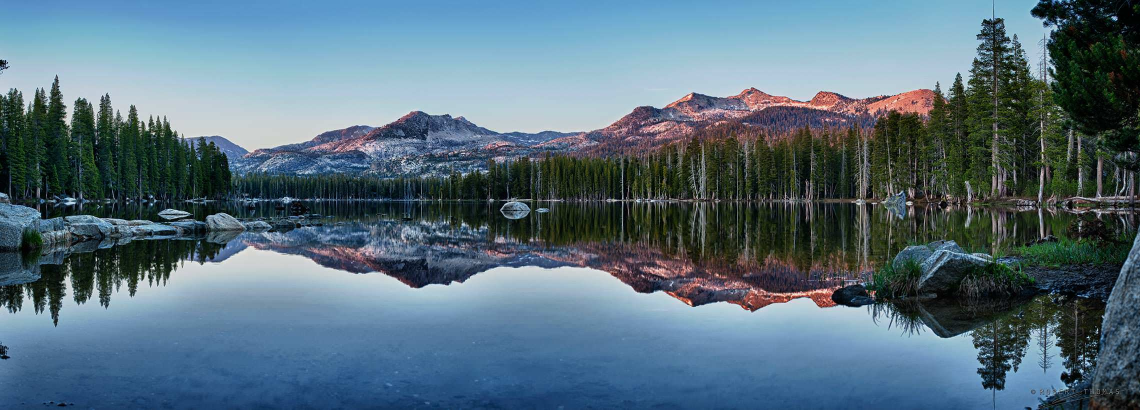
#> input picture Dataset/sample.jpg, 2280 x 819 px (shown at 1/2 size)
$ python -i temp_stitch.py   (imports and definitions only)
#> lines starting #> are read from the running program, lines starting #| are printed output that depends on the picture
#> further down, picture is the input picture: shape (819, 2280, 3); mean B, G, R 124.4, 110.5, 86.6
# Code by Rwik Rana rwik.rana@iitgn.ac.in

from stitch import Datasets
import numpy as np
import cv2
import os
import imutils
import random

from Homography import homographyRansac
from Warp import Warp

class panaroma_stitching():
    def __init__(self):
        self.isLeft = 1
    # [22 lines left out: function stitchTwoImg, not called in this run]

    def MultiStitch(self, images, ratio=0.75, reprojThresh=4.0,showMatches=False):
#> called with ratio = 0.75, reprojThresh = 4, showMatches = False
        num_imgs = len(images)
#> num_imgs = 819
        if num_imgs%2 == 0:
            left = images[:num_imgs//2]
            right = images[num_imgs//2:]
        else:
            left = images[:num_imgs//2 + 1]
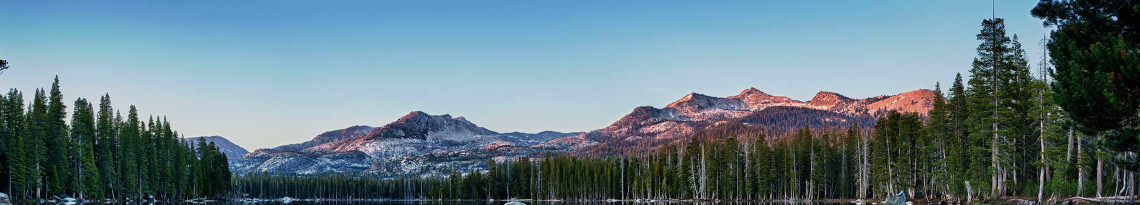
#> left: shape (410, 2280, 3) (shown at 1/2 size); mean B, G, R 132.7, 123.1, 99.2
            right = images[num_imgs//2:]
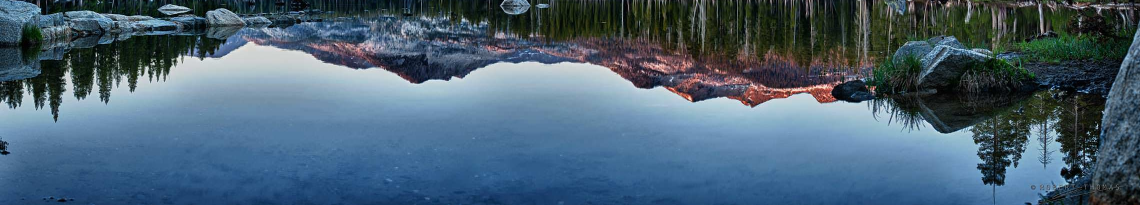
#> right: shape (410, 2280, 3) (shown at 1/2 size); mean B, G, R 116, 97.8, 74
        print(len(left),len(right))
#| 410 410
        tempLeftStitch = images[0]
#> tempLeftStitch = 2280 rows, first 8: [196, 142, 87], [196, 142, 87], [196, 142, 87], [196, 142, 87], [196, 142, 87], [196, 142, 87], [196, 142, 87], [196, 142, 87]
        while len(left) >1:
            temp_imgB = left.pop(0)
            temp_imgA = left.pop(0)
            tempLeftStitch = self.stitchTwoImg([temp_imgA, temp_imgB], showMatches=True)
            left.insert(0, tempLeftStitch)
#> this loop made 1 pass
        tempRightStitch = images[-1]
        self.isLeft = 0
        while len(right)>1:
            temp_imgA = right.pop(0)
            temp_imgB = right.pop(0)
            tempRightStitch = self.stitchTwoImg([temp_imgA, temp_imgB], showMatches=True)
            right.insert(0, tempRightStitch)
        # [6 lines of commented-out code are left out]
        final = self.stitchTwoImg([tempLeftStitch, tempRightStitch])

        return final


    # [53 lines left out: functions detectAndDescribe, matchKeypoints, drawMatches, not called in this run]

Datasets = ["I1","I2","I3","I4","I5","I6"]
# Datasets =["I6"]
# [15 lines not run here, left out]

>>> import cv2
>>> picture = cv2.imread('Dataset/sample.jpg')
#> (the run stopped early here; a loop or call above may not have finished)
